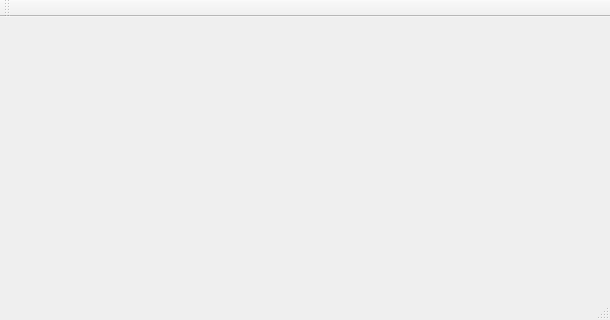
<?xml version="1.0" encoding="UTF-8"?>
<ui version="4.0">
 <class>MainWindow</class>
 <widget class="QMainWindow" name="MainWindow">
  <property name="geometry">
   <rect>
    <x>0</x>
    <y>0</y>
    <width>610</width>
    <height>320</height>
   </rect>
  </property>
  <property name="windowTitle">
   <string>MainWindow</string>
  </property>
  <widget class="QWidget" name="centralWidget">
   <widget class="PhMediaPanel" name="mediaController" native="true">
    <property name="geometry">
     <rect>
      <x>0</x>
      <y>0</y>
      <width>587</width>
      <height>273</height>
     </rect>
    </property>
   </widget>
  </widget>
  <widget class="QMenuBar" name="menuBar">
   <property name="geometry">
    <rect>
     <x>0</x>
     <y>0</y>
     <width>610</width>
     <height>22</height>
    </rect>
   </property>
  </widget>
  <widget class="QToolBar" name="mainToolBar">
   <attribute name="toolBarArea">
    <enum>TopToolBarArea</enum>
   </attribute>
   <attribute name="toolBarBreak">
    <bool>false</bool>
   </attribute>
  </widget>
  <widget class="QStatusBar" name="statusBar"/>
 </widget>
 <layoutdefault spacing="6" margin="11"/>
 <customwidgets>
  <customwidget>
   <class>PhMediaPanel</class>
   <extends>QWidget</extends>
   <header>PhCommonUI/PhMediaPanel.h</header>
   <container>1</container>
  </customwidget>
 </customwidgets>
 <resources/>
 <connections/>
</ui>
